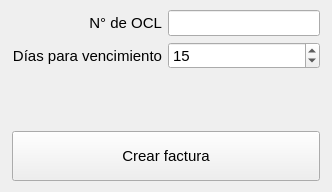
<?xml version="1.0" encoding="UTF-8"?>
<ui version="4.0">
 <class>MainWindow</class>
 <widget class="QMainWindow" name="MainWindow">
  <property name="geometry">
   <rect>
    <x>0</x>
    <y>0</y>
    <width>332</width>
    <height>192</height>
   </rect>
  </property>
  <property name="minimumSize">
   <size>
    <width>332</width>
    <height>192</height>
   </size>
  </property>
  <property name="maximumSize">
   <size>
    <width>332</width>
    <height>192</height>
   </size>
  </property>
  <property name="windowTitle">
   <string>FacturaFácil</string>
  </property>
  <property name="windowIcon">
   <iconset>
    <normaloff>../resources/icons/icon1.ico</normaloff>../resources/icons/icon1.ico</iconset>
  </property>
  <widget class="QWidget" name="centralwidget">
   <layout class="QGridLayout" name="gridLayout">
    <property name="leftMargin">
     <number>12</number>
    </property>
    <property name="topMargin">
     <number>10</number>
    </property>
    <property name="rightMargin">
     <number>12</number>
    </property>
    <property name="bottomMargin">
     <number>10</number>
    </property>
    <item row="0" column="0">
     <layout class="QGridLayout" name="gridLayout_2">
      <item row="0" column="1">
       <widget class="QLineEdit" name="lineEdit_ocl">
        <property name="font">
         <font>
          <family>Segoe UI</family>
          <pointsize>11</pointsize>
         </font>
        </property>
        <property name="text">
         <string/>
        </property>
       </widget>
      </item>
      <item row="0" column="0">
       <widget class="QLabel" name="label">
        <property name="font">
         <font>
          <family>Segoe UI</family>
          <pointsize>11</pointsize>
         </font>
        </property>
        <property name="text">
         <string>N° de OCL</string>
        </property>
        <property name="alignment">
         <set>Qt::AlignRight|Qt::AlignTrailing|Qt::AlignVCenter</set>
        </property>
       </widget>
      </item>
      <item row="1" column="0">
       <widget class="QLabel" name="label_2">
        <property name="font">
         <font>
          <family>Segoe UI</family>
          <pointsize>11</pointsize>
         </font>
        </property>
        <property name="text">
         <string>Días para vencimiento</string>
        </property>
        <property name="alignment">
         <set>Qt::AlignRight|Qt::AlignTrailing|Qt::AlignVCenter</set>
        </property>
        <property name="wordWrap">
         <bool>true</bool>
        </property>
       </widget>
      </item>
      <item row="1" column="1">
       <widget class="QSpinBox" name="spinBox_dias">
        <property name="font">
         <font>
          <family>Segoe UI</family>
          <pointsize>11</pointsize>
         </font>
        </property>
        <property name="value">
         <number>15</number>
        </property>
       </widget>
      </item>
     </layout>
    </item>
    <item row="1" column="0">
     <widget class="QLabel" name="label_estado">
      <property name="minimumSize">
       <size>
        <width>0</width>
        <height>50</height>
       </size>
      </property>
      <property name="maximumSize">
       <size>
        <width>16777215</width>
        <height>50</height>
       </size>
      </property>
      <property name="font">
       <font>
        <family>Segoe UI</family>
        <pointsize>11</pointsize>
       </font>
      </property>
      <property name="styleSheet">
       <string notr="true"/>
      </property>
      <property name="text">
       <string/>
      </property>
      <property name="alignment">
       <set>Qt::AlignCenter</set>
      </property>
      <property name="wordWrap">
       <bool>true</bool>
      </property>
     </widget>
    </item>
    <item row="2" column="0">
     <widget class="QPushButton" name="pushButton">
      <property name="minimumSize">
       <size>
        <width>0</width>
        <height>50</height>
       </size>
      </property>
      <property name="maximumSize">
       <size>
        <width>16777215</width>
        <height>50</height>
       </size>
      </property>
      <property name="font">
       <font>
        <family>Segoe UI</family>
        <pointsize>11</pointsize>
       </font>
      </property>
      <property name="text">
       <string>Crear factura</string>
      </property>
      <property name="icon">
       <iconset>
        <normaloff>../resources/icons/icon_receipt.png</normaloff>../resources/icons/icon_receipt.png</iconset>
      </property>
      <property name="iconSize">
       <size>
        <width>20</width>
        <height>20</height>
       </size>
      </property>
     </widget>
    </item>
   </layout>
  </widget>
 </widget>
 <resources/>
 <connections/>
</ui>
